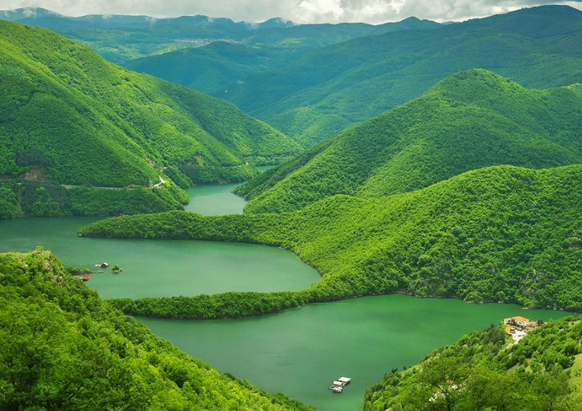
#> input picture Slike/dolina.png, 582 x 411 px, shrunk from 850 x 600 before the run
$ jupyter execute --allow-errors promena_paleta_scene.ipynb
#> lines starting #> are read from the running program, lines starting #| are printed output that depends on the picture
# Promena palete scene
Paleta boja može predstavljati sve boje koje se pronalaze na slici ili određeni skup boja koje se nalaze u najvećem broju. Najčešće paletu boja predstavlja šest nijansi. Ako želimo da dve slike izgledaju skladno, npr. kao što prepoznajemo umetnike po stilu, možemo ih modifikovati tako da imaju istu paletu boja.

## Učitavanje i obrada resursa
Prvo ćemo učitati potrebne biblioteke za rad. Koristimo biblioteku matplotlib.pyplot za grafički prikaz podataka i slika, nupmy za rad s nizovima, i opencv za rad sa slikama.

Potom ćemo učitati dve slike, jednu koju ćemo koristiti kao referentnu i drugu na kojoj ćemo da menjamo boju prema referentnoj slici. Python učitava slike u boji kao trodimenzionalne matrice, pri čemu su dve dimenzije dimenzije same slike (broj piksela po dužini i širini) a treća dimenzija najčešće 3 (svaki piksel je predstavljen nizom od tri vrednosti, vrednosti crvene, zelene i plave boje u tom pikselu, ukoliko se slika predstavlja RGB sistemom). Obično se koristi RGB sistem, međutim python ih najčešće učitava u BGR sistemu, pa ih konvertujemo, pomoću ugrađene funkcije iz biblioteke opencv, u RGB.

[cell 1]
# Prvo učitavam potrebne biblioteke

import matplotlib.pyplot as plt
import numpy as np
import cv2

# Učitavam slike na kojima ću vršiti obradu
# Referentna slika je slika s koje ćemo uzimati uzorke palete boja
# Originalna slika je slika koju ćemo menjati

ref_slika = cv2.imread('Slike/dolina.png')
#> ref_slika is the input picture: shape (411, 582, 3); mean B, G, R 80.9, 131.3, 80.1
orig_slika = cv2.imread('Slike/mountains.png')
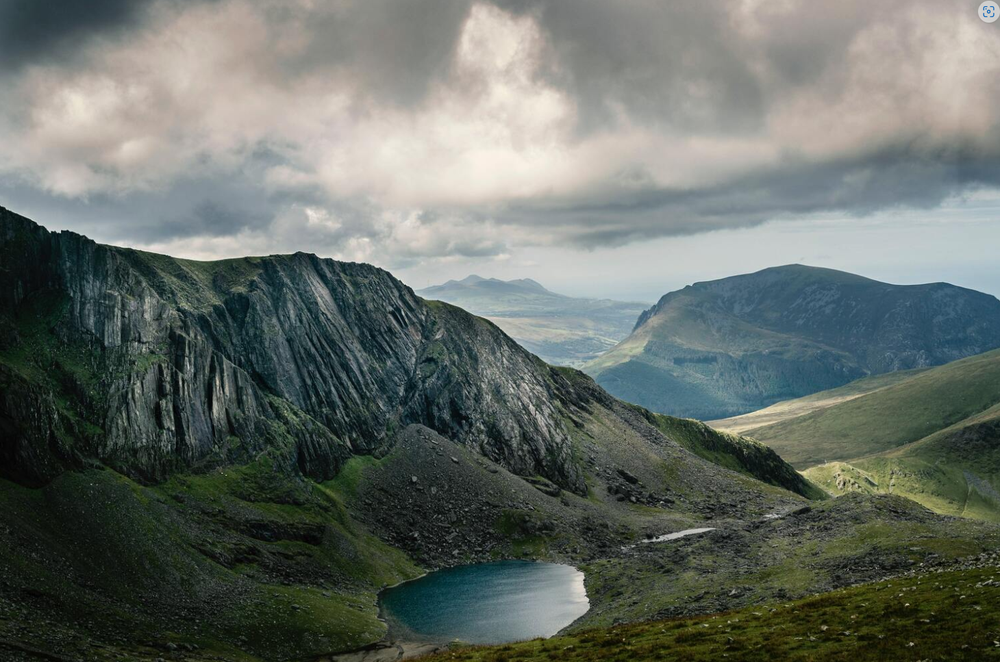
#> input picture Slike/mountains.png, 1000 x 662 px, shrunk from 1460 x 967 before the run
#> orig_slika is the input picture: shape (662, 1000, 3); mean B, G, R 103.4, 109.5, 102.2

# Konvertovanje iz BGR u RGB

ref_slika = cv2.cvtColor(ref_slika,cv2.COLOR_BGR2RGB)
orig_slika = cv2.cvtColor(orig_slika,cv2.COLOR_BGR2RGB)


# Izdvajanje crvene/zelene/plave boje referentne slike u odvojenu matricu

ref_r = ref_slika[:,:,0] # ref_slika je trodimenzionalna matrica, te u ref_r kopiramo za svaki piksel vrednost RED kanala iz ref slike(ref_r je sada dvodim. matrica)
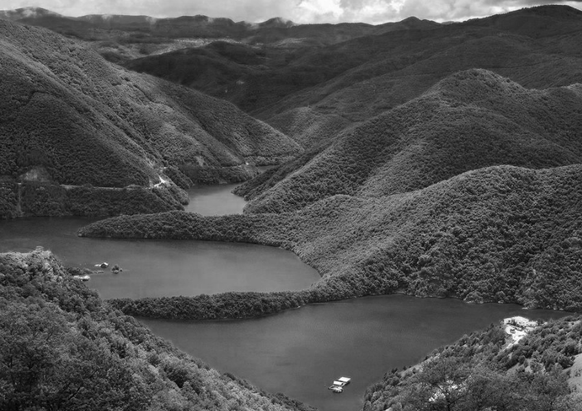
#> ref_r: shape (411, 582); min 1, max 255, mean 80.1
ref_g = ref_slika[:,:,1]
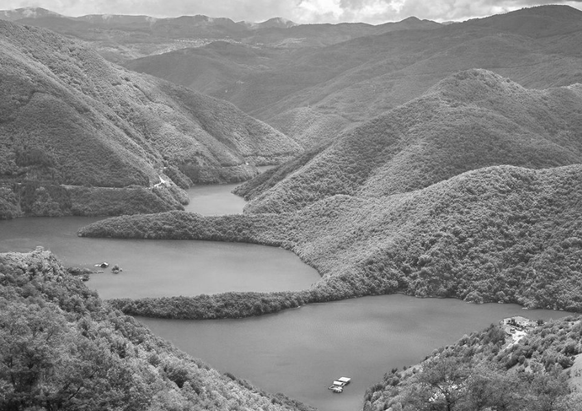
#> ref_g: shape (411, 582); min 13, max 255, mean 131.3
ref_b = ref_slika[:,:,2]
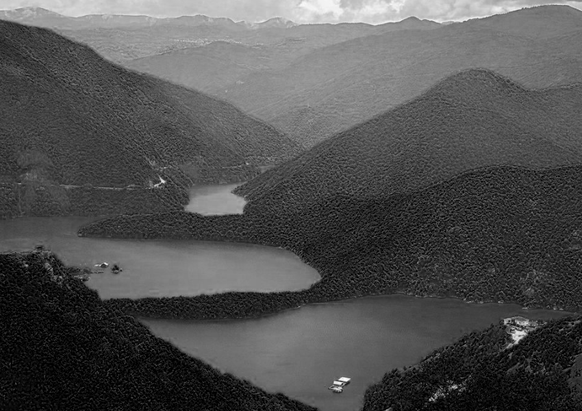
#> ref_b: shape (411, 582); min 0, max 252, mean 80.9


# Izdvajanje crvene/zelene/plave boje originalne slike u odvojenu matricu

orig_r = orig_slika[:,:,0]
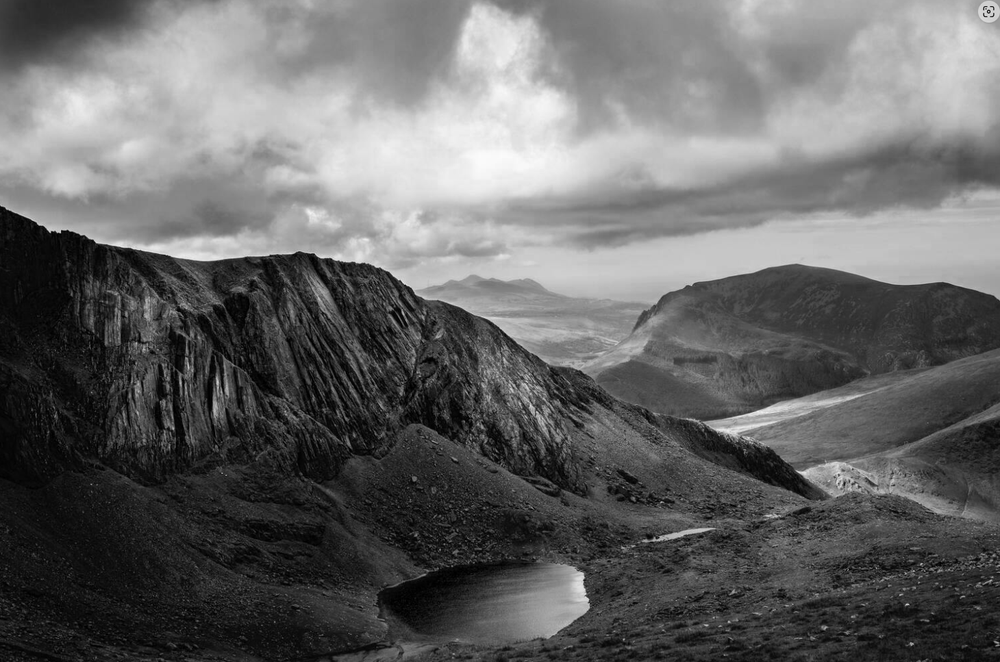
#> orig_r: shape (662, 1000); min 0, max 251, mean 102.2
orig_g = orig_slika[:,:,1]
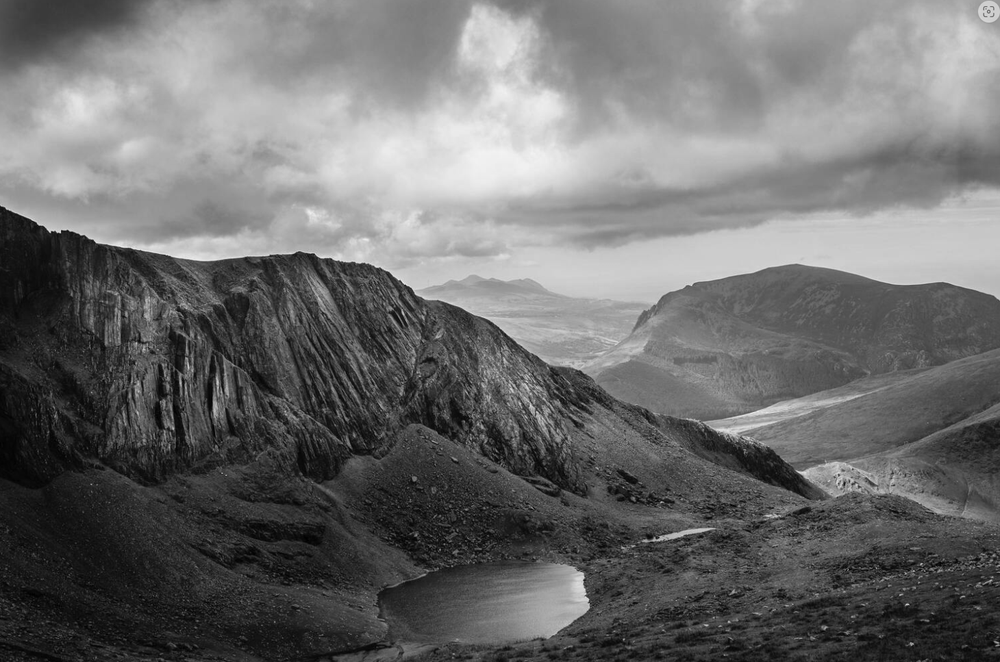
#> orig_g: shape (662, 1000); min 0, max 242, mean 109.5
orig_b = orig_slika[:,:,2]
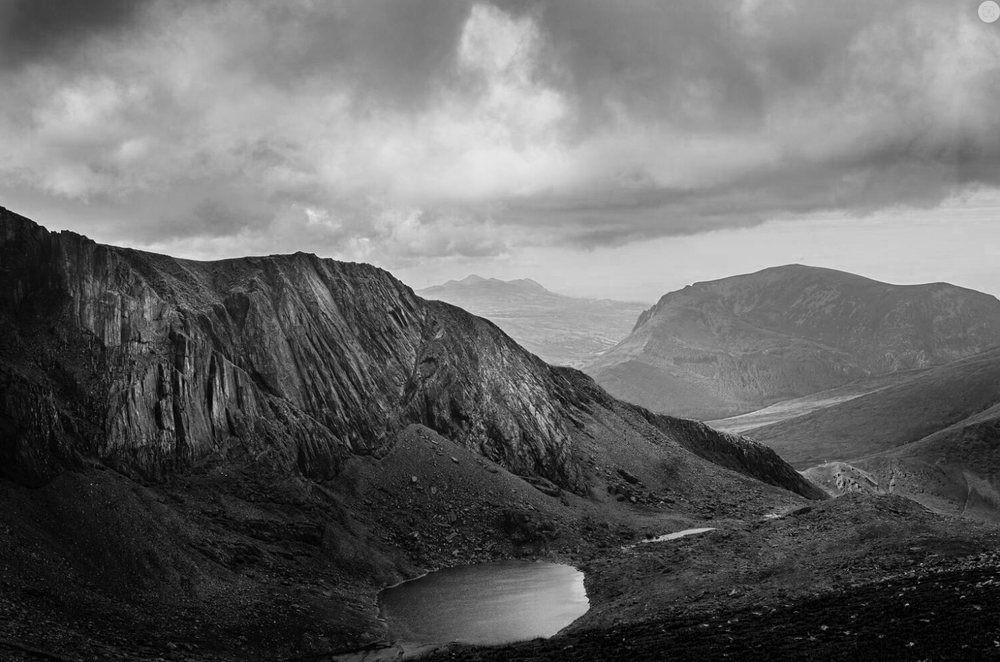
#> orig_b: shape (662, 1000); min 0, max 232, mean 103.4


# Prikazujemo rezultate deljenja na kanale

fig, ax = plt.subplots(2,4,figsize=(32,10))

ax[0,0].imshow(ref_slika)
ax[0,0].axis('off')
ax[0,1].imshow(ref_r,cmap='jet')
ax[0,1].axis('off')
ax[0,2].imshow(ref_g,cmap='jet')
ax[0,2].axis('off')
ax[0,3].imshow(ref_b,cmap='jet')
ax[0,3].axis('off')

ax[1,0].imshow(orig_slika)
ax[1,0].axis('off')
#> (the rest of this cell did not finish here and is left out)

## Histogrami
Histogram je grafički prikaz zastupljenosti podatka u nekom datasetu. Za svaku ulaznu vrednost se prikazuje njen broj ili frekvencija pojavljivanja u ukupnom skupu vrednosti. U našim slikama (matricama) su zastupljene vrednosti piksela od 0 do 255. U svakoj slici (matrici) se nalaze pikseli čije su vrednosti iz tog opsega a te vrednosti se ponavljaju. Koristićemo histograme da prikažemo zastupljenosti tih vrednosti u slici: za svaku vrednost njen broj pojavljivanja - za svaku vrednost koju piksel može da ima broj piksela koji imaju tu vrednost.

[cell 2]
# kreiram 3 prazna niza duzine 256 za pamcenje normalizovanog histograma za 3 kanala referentne slike

hist_ref_r = np.zeros(256)
hist_ref_g = np.zeros(256)
hist_ref_b = np.zeros(256)

# kreiram i 3 prazna niza duzine 256 za pamćenje normalizovanog histograma za 3 kanala originalne slike

hist_orig_r = np.zeros(256)
hist_orig_g = np.zeros(256)
hist_orig_b = np.zeros(256)

# uzimam dimenzije referentne slike - broj piksela po širini i dužini

refrows= ref_slika.shape[0]
#> refrows = 411
refcols = ref_slika.shape[1]
#> refcols = 582

# uzimam i dimenzije originalne slike

finrows = orig_slika.shape[0]
#> finrows = 662
fincols = orig_slika.shape[1]
#> fincols = 1000


# for petlja prolazi kroz svaki piksel po redovima i kolonama referentne slike

for i in range(refrows):
    for j in range(refcols):
        hist_ref_r[ref_r[i][j]]+=1  # vrednost piksela u datom redu i koloni koristimo kao indeks
                                    # člana niza (histograma) na kojem povećavamo vrednost za 1 (broj pojavljivanja te vred.)
                                    # za svaku vrednost piksela iz matrice povećavamo broj ponavljanja te vrednosti na histogramu (u nizu na odgovarajućem indeksu)

for i in range(refrows):   # ponavljamo postupak za kanal zelene boje
    for j in range(refcols):
        hist_ref_g[ref_g[i][j]]+=1

for i in range(refrows):   # ponavljamo postupak za kanal zelene boje
    for j in range(refcols):
        hist_ref_b[ref_b[i][j]]+=1


# ponavljamo postupak za originalnu sliku

for i in range(finrows):
    for j in range(fincols):
        hist_orig_r[orig_r[i][j]]+=1 # vrednost piksela u datom redu i koloni koristimo kao indeks
                                    # člana niza (histograma) na kojem povećavamo vrednost za 1 (broj pojavljivanja te vred.)
                                    # za svaku vrednost piksela iz matrice povećavamo broj ponavljanja te vrednosti na histogramu (u nizu na odgovarajućem indeksu)

for i in range(finrows):   # ponavljamo postupak za kanal zelene boje
    for j in range(fincols):
        hist_orig_g[orig_g[i][j]]+=1

for i in range(finrows):   # ponavljamo postupak za kanal zelene boje
    for j in range(fincols):
        hist_orig_b[orig_b[i][j]]+=1

Kumulativni histogram je histogram koji prikazuje kumulativnu distribuciju nekog podatka. Ne prikazuje frekvenciju ili broj pojavljivanja vrednosti u datasetu kao normalizovani histogram, već sumu broja pojavljivanja ili frekvencije te vrednosti i svake manje od nje. Dakle, za svaku vrednost prikazuje koliko piksela ima tu vrednost ili manju. Kumulativni histogram češće koristimo u obradi podataka, zbog toga što je monotono rastući: vrednosti funkcije nikada nisu iste za dve različite vrednosti, i stalno rastu. Takođe za poslednju vrednost iz dataseta kumlativna funkcija ima vrednost 1 (ukoliko prikazuje kumulativnu frekvenciju) ili ukupan broj podataka (kada prikazuje broj pojavljivanja vrednosti), jer npr. svi pikseli imaju vrednost 255 ili manju.

[cell 3]
# kreiram 3 prazna niza duzine 256 za pamcenje normalizovanog histograma za 3 kanala originalne slike

cdf_ref_r = np.zeros(256)
cdf_ref_g = np.zeros(256)
cdf_ref_b = np.zeros(256)

# ponavljam postupak za originalnu sliku

cdf_orig_r = np.zeros(256)
cdf_orig_g = np.zeros(256)
cdf_orig_b = np.zeros(256)


# for petlja koja prolazi kroz cele dužine nizova histogram za sva 3 kanala referentne slike

cdf_ref_r[0]=hist_ref_r[0]
for i in range(1,256):
    cdf_ref_r[i]=cdf_ref_r[i-1]+hist_ref_r[i]
#> after the loop, cdf_ref_r = 256 values from 0 to 239202

cdf_ref_g[0]=hist_ref_g[0]
for i in range(1,256):
    cdf_ref_g[i]=cdf_ref_g[i-1]+hist_ref_g[i]
#> after the loop, cdf_ref_g = 256 values from 0 to 239202

cdf_ref_b[0]=hist_ref_b[0]
for i in range(1,256):
    cdf_ref_b[i]=cdf_ref_b[i-1]+hist_ref_b[i]
#> after the loop, cdf_ref_b = 256 values from 2074 to 239202

# ponavljamo postupak za originalnu sliku

cdf_orig_r[0]=hist_orig_r[0]
for i in range(1,256):
    cdf_orig_r[i]=cdf_orig_r[i-1]+hist_orig_r[i]
#> after the loop, cdf_orig_r = 256 values from 279 to 662000

cdf_orig_g[0]=hist_orig_g[0]
for i in range(1,256):
    cdf_orig_g[i]=cdf_orig_g[i-1]+hist_orig_g[i]

cdf_orig_b[0]=hist_orig_b[0]
for i in range(1,256):
    cdf_orig_b[i]=cdf_orig_b[i-1]+hist_orig_b[i]

Prikazujemo dobijene histograme na "subplot" figuri sa 2 reda i 3 kolone. U prvom redu prikazujemo histograme sva 3 kanala referentne slike, a u drugom histograme originalne slike. Matrica ax1 će sadržati reference svakog od ovih podgrafika i nju ćemo koristiti da prikažemo normalizovane histograme. Pravimo i drugu matricu ax2 koja će takođe pokazivati na svaki od ovih podgrafika, međutim pomoću nje ćemo prikazivati kumulativne histograme takođe na svakom podgrafiku, međutim oni neće koristiti istu y osu kao i normalizovani histogrami. Ovo radimo jer kumulativni histogrami i normalizovani nemaju isti opseg vrednosti, zbog čega je nepregledno da ih prikazujemo na istim graficima koristeći zajedničku y osu. Desna y osa se odnosi na kumulativne a leva na normalizovane histograme.

[cell 4]
# PRIKAZ

# pravim niz duzine 256 s vrednostima od 0 do 255, za granice binova koje nam trebaju za grupisanje vrednosti pri prikazu

bins = np.arange(256)

# plotovanje

fig,ax1= plt.subplots(nrows=2,ncols=3,figsize=(22,8))

ax2 = np.array([[ax.twinx() for ax in red] for red in ax1])

ax1[0,0].bar(bins,hist_ref_r,color='b')
ax1[0,1].bar(bins,hist_ref_g,color='b')
ax1[0,2].bar(bins,hist_ref_b,color='b')
ax1[1,0].bar(bins,hist_orig_r,color='b')
ax1[1,1].bar(bins,hist_orig_g,color='b')
ax1[1,2].bar(bins,hist_orig_b,color='b')
ax2[0,0].plot(bins, cdf_ref_r, color='r')
ax2[0,1].plot(bins, cdf_ref_g, color='r')
ax2[0,2].plot(bins, cdf_ref_b, color='r')
ax2[1,0].plot(bins, cdf_orig_r, color='r')
ax2[1,1].plot(bins, cdf_orig_g, color='r')
ax2[1,2].plot(bins, cdf_orig_b, color='r')

ax1[0,0].set_title('R')
ax1[0,1].set_title('G')
ax1[0,2].set_title('B')
ax1[0,0].set_ylabel('Referentna slika')
ax1[1,0].set_ylabel('Ciljna slika')
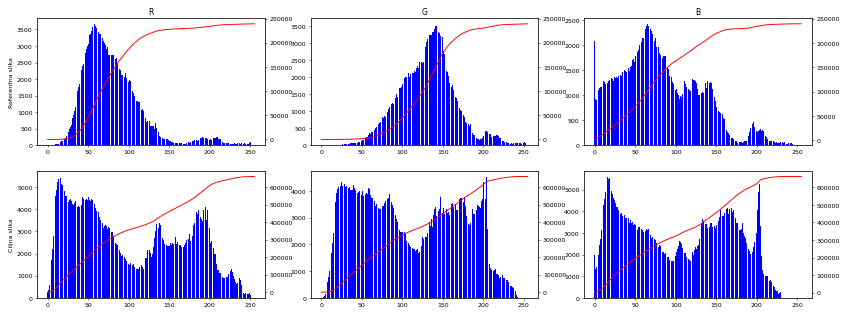
#> figure drawn by matplotlib, 12 panels; panel 1: tallest bar 3661 high, from x = 57.6 to 58.4; panel 2: tallest bar 3570 high, from x = 142.6 to 143.4; panel 3: tallest bar 2417 high, from x = 64.6 to 65.4; panel 4: tallest bar 5458 high, from x = 13.6 to 14.4

## Normalizacija kumulativnih histograma
Kumulativni histogrami različitih slika se razlikuju u opsegu vrednosti u zavisnoti od dimenzija slika. Normalizovaćemo ih tako da budu u istom opsegu vrednosti - da poslednja vrednost kod svih histograma bude jednaka 1. Taj problem rešavamo normalizacijom - svaku vrednost iz nizova pomoću kojih pamtimo histograme ćemo podeliti sa dimenzijama slike na koju se odnose.

[cell 5]
# Računamo dimenzija slika

ref_dim = ref_slika.shape[0]*ref_slika.shape[1]

orig_dim = orig_slika.shape[0]*orig_slika.shape[1]


# for petlja prolazi kroz sve elemente nizova i svaki podeli s dimenzijama odgovarajuće slike

for i in range(256):
    cdf_ref_r[i]=cdf_ref_r[i]/ref_dim

for i in range(256):
    cdf_ref_g[i]=cdf_ref_g[i]/ref_dim

for i in range(256):
    cdf_ref_b[i]=cdf_ref_b[i]/ref_dim

# ponavljamo postupak za originalnu sliku

for i in range(256):
    cdf_orig_r[i]=cdf_orig_r[i]/orig_dim

for i in range(256):
    cdf_orig_g[i]=cdf_orig_g[i]/orig_dim

for i in range(256):
    cdf_orig_b[i]=cdf_orig_b[i]/orig_dim


fig, ax = plt.subplots(2,3,figsize=(22,8))

ax[0,0].plot(cdf_ref_r,color='r')
ax[0,1].plot(cdf_ref_g,color='r')
ax[0,2].plot(cdf_ref_b,color='r')
ax[1,0].plot(cdf_orig_r,color='r')
ax[1,1].plot(cdf_orig_g,color='r')
ax[1,2].plot(cdf_orig_b,color='r')

ax[0,0].set_title('R')
ax[0,1].set_title('G')
ax[0,2].set_title('B')
ax[0,0].set_ylabel('Referentna slika')
ax[1,0].set_ylabel('Ciljna slika')
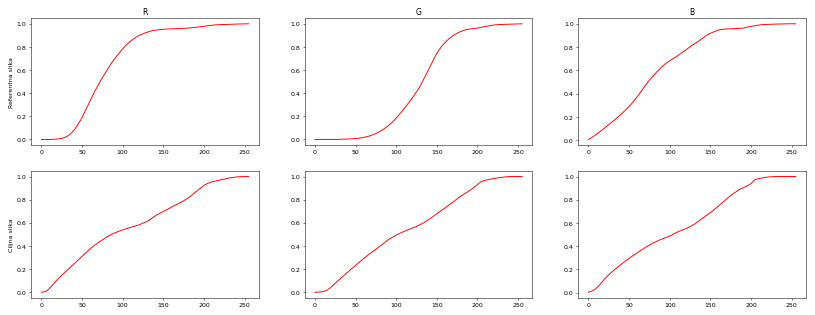
#> figure drawn by matplotlib, 6 panels; panel 1: curve peaks at x = 255, y = 1; panel 2: curve peaks at x = 255, y = 1; panel 3: curve peaks at x = 252, y = 1; panel 4: curve peaks at x = 251, y = 1

## Specifikacija kumulativnih histograma

[cell 6]
M = []

for i in range(256):
    t = cdf_ref_r[i]
    najblizi_index = np.abs(cdf_orig_r - t).argmin()
    M.append(najblizi_index)
    ##M[i]=n

plt.plot(cdf_orig_r)
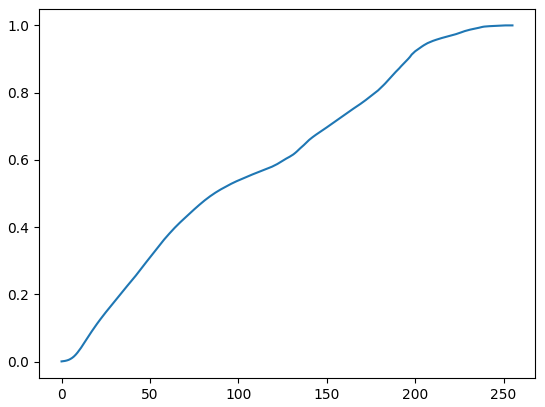
#> figure drawn by matplotlib, 1 panel; curve peaks at x = 251, y = 1
